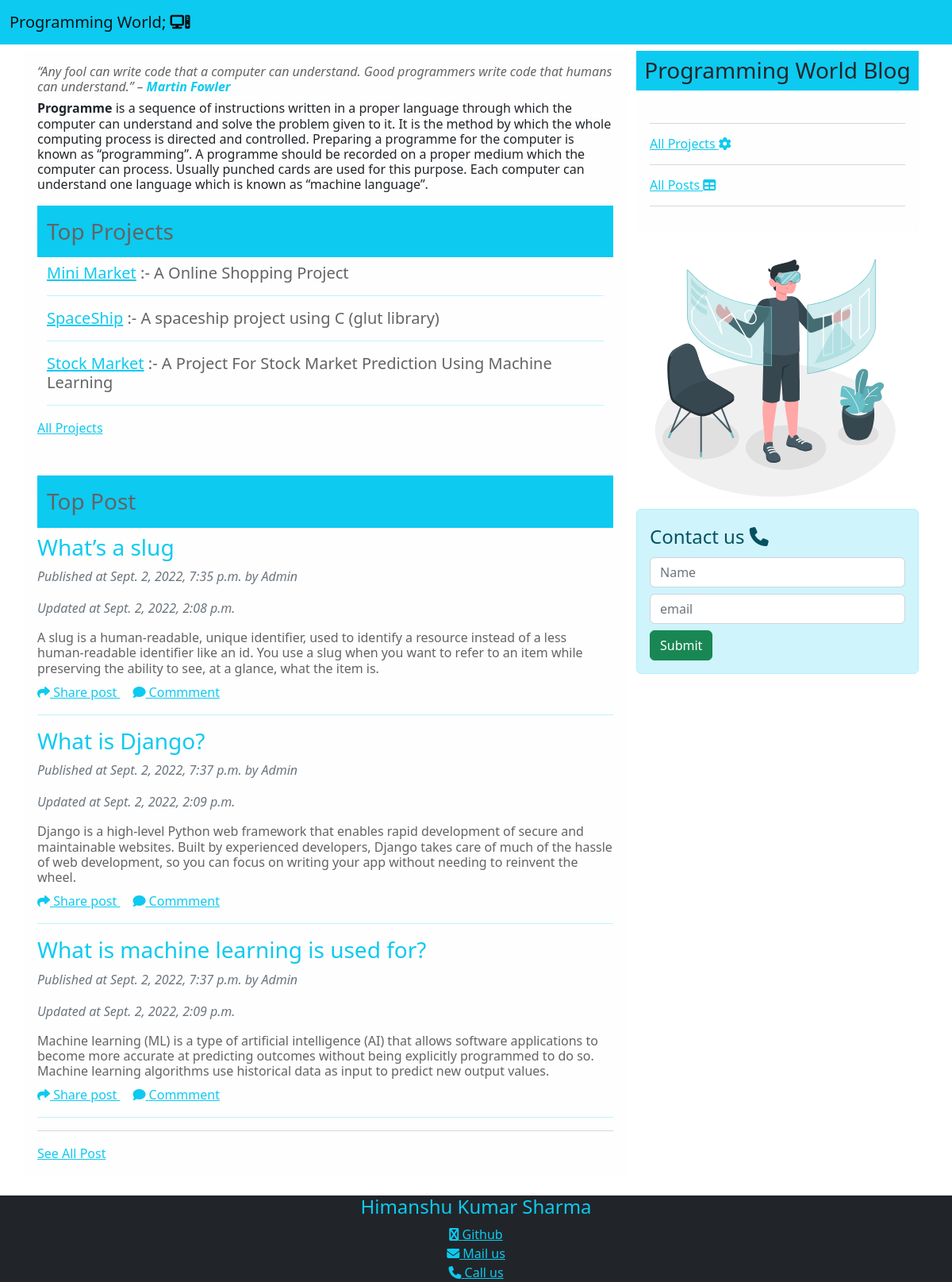
The page / on the database its author committed.
### mvt/models.py (models this page shows)
class posts(models.Model):
    STATUS_CHOICES	=	(('draft',	'Draft'),('published',	'Published'),)
    title =	models.CharField(max_length=300)
    slug	=	AutoSlugField(populate_from='title',max_length=250,unique=True,null=True,default=None)
    author	=	models.CharField(max_length=250)
    body	=	models.TextField()
    publish	=	models.DateTimeField(default=datetime.now(), blank=True)
    created	=	models.DateTimeField(auto_now_add=True)
    updated	=	models.DateTimeField(auto_now=True)
    status	=	models.CharField(max_length=10,choices=STATUS_CHOICES,default='draft')

### mvt/views.py (the view, shortened to what this page needs)
# urls.py: path('',views.index,name='homepage'),
def index(request):
    if request.method == 'GET':
        mypts = pts.objects.all().order_by('created')[:3]
        return render(request, 'mvt/index.html',{
            'posts' : mypts
        })

### mvt/templates/mvt/index.html (shortened to what this page needs)
{% extends 'core/base.html' %}
{% load static %}
{% block content %}
<nav class="navbar bg-info">
    <div class="container-fluid">
      <a class="navbar-brand" href="{% url 'homepage' %}">Programming World; <i class="fas fa-computer"></i> </a>
    </div>
  </nav>
  <div class="mt-2 container" >
    <div class="row">
        <div class="col-sm-8 alert alert-light">
            <h6>
                <em>“Any fool can write code that a computer can understand. Good programmers write code that humans can understand.” – <b class="text-info">Martin Fowler</b></em>
            </h6>
            <h6 class="text-dark center">
               <b> Programme</b> is a sequence of instructions written in a proper language through which the computer can understand and solve the problem given to it. It is the method by which the whole computing process is directed and controlled. Preparing a programme for the computer is known as “programming”.
A programme should be recorded on a proper medium which the computer can process. Usually punched cards are used for this purpose. Each computer can understand one language which is known as “machine language”.
            </h6>
            <div class="container mt-3 bg-info pt-2 pb-2">
                <h3 class="mt-2 ">Top Projects</h3>
            </div>
            <div class="container mt-2 ">
                <h5 class="mt-1 "><a href="https://github.com/incredible-India/MiniMarket" class='text-info'>Mini Market</a>   :- A Online Shopping Project</h5>
                <hr class="text-info">
                <h5 class="mt-1 "><a href="https://github.com/incredible-India/SpaceShip" class='text-info'>SpaceShip</a>   :- A spaceship project using C (glut library)</h5>
                <hr class="text-info">
                <h5 class="mt-1 "><a href="https://github.com/incredible-India/Stock-Market" class='text-info'>Stock Market</a>   :- A Project For Stock Market Prediction Using Machine Learning</h5>
                <hr class="text-info">
            </div>
            <a href="https://github.com/incredible-India?tab=repositories" class="text-info" target="_blank">All Projects</a>
            <div class="container mt-2">
            </div>
            <div class="container mt-3 bg-info pt-2 pb-2">
                <h3 class="mt-2 ">Top Post</h3>
            </div>
           {% if posts %}
           {% for pt in posts  %}
           <div class="conatiner mt-2">
               <h3 class="text-info">{{pt.title}}</h3>
               <p class='text-secondary'><em>Published at {{pt.publish}} by {{pt.author}}</em></p>
               <p class='text-secondary'><em>Updated at {{pt.updated }}</em></p>
               <h6>
                   {{pt.body}}
               </h6>
               <a href="{% url 'share_post' pt.id %}" class="text-info"><i class="fas fa-share"></i> Share post  </a>
               <a href="{% url 'comments' pt.slug %}" class="text-info mx-3"><i class="fas fa-comment"></i> Commment  </a>
           </div>
           <hr class="text-info">
           {% endfor %}
{% else %}
           <h1 class="text-center text-info">No Posts Yet</h1>
           {% endif %}
            <hr>
            <a href="{% url 'myposts' %}" class="text-info mt-2">See All Post</a>
        </div>
        <div class="col-sm-4">
            <h3 class="bg-info pt-2 pb-2 text-center"  >Programming World Blog</h3>
            <div class="container alert alert-light">
                <hr class="info">
                <h6><a href="https://github.com/incredible-India?tab=repositories" target="_blank" class="text-info">All Projects <i class="fas fa-cog"></i></a></h6>
                <hr class="info">
                <h6><a href="{% url 'myposts' %}" class="text-info">All Posts <i class="fas fa-table"></i> </a></h6>
                <hr class="info">
            </div>
            <div class="container">
                <img src="{% static 'mvt/img/h.svg' %}" alt="" class="img-fluid">
            </div>
            <div class="container alert alert-info">
                <form action="" method="post">
                    <legend>Contact us <i class="fas fa-phone"></i> </legend>
                    <input type="text" name="name" id="" class="form-control mt-2" placeholder="Name" required>
                    <input type="text" name="email" id="" class="form-control mt-2" placeholder="email" required>
                    <input type="submit" value="Submit" class=" mt-2 btn btn-success">
                </form>
            </div>
        </div>
    </div>
  </div>
  {% include 'core/bottom.html' %}
{% endblock content %}

### rows shown on the page
posts: title "What’s a slug", publish "Sept. 2, 2022, 7:35 p.m.", author "Admin", updated "Sept. 2, 2022, 2:08 p.m.", body "A slug is a human-readable, unique identifier, used to identify a resource instead of a less human-readable identifier like an id. You use a slug when you want to refer to an item while preserving the ability to see, at a glance, what the item is."
posts: title "What is Django?", publish "Sept. 2, 2022, 7:37 p.m.", author "Admin", updated "Sept. 2, 2022, 2:09 p.m.", body "Django is a high-level Python web framework that enables rapid development of secure and maintainable websites. Built by experienced developers, Django takes care of much of the hassle of web development, so you can focus on writing your app without needing to reinvent the wheel."
posts: title "What is machine learning is used for?", publish "Sept. 2, 2022, 7:37 p.m.", author "Admin", updated "Sept. 2, 2022, 2:09 p.m.", body "Machine learning (ML) is a type of artificial intelligence (AI) that allows software applications to become more accurate at predicting outcomes without being explicitly programmed to do so. Machine learning algorithms use historical data as input to predict new output values."
